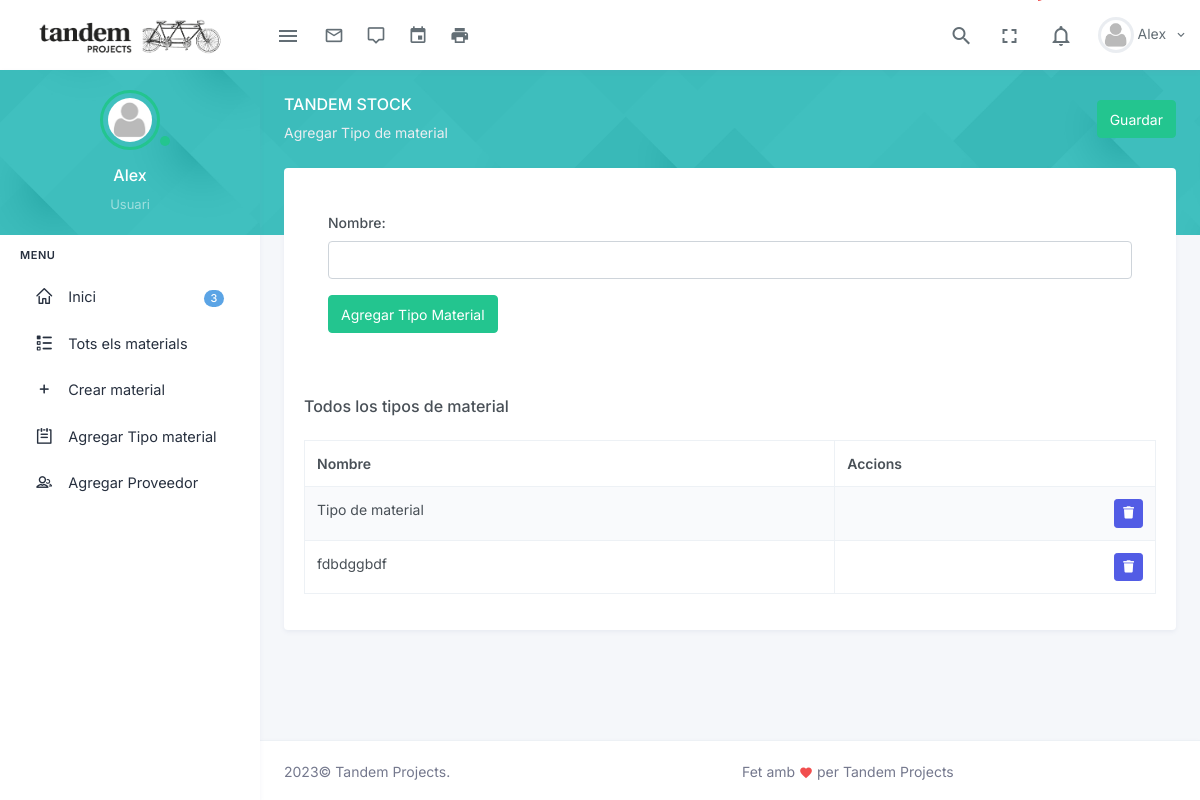
The page /agregar-tipo-material/ (signed in) on the database its author committed.
### audiovisuals_stock/models.py (models this page shows, shortened)
class CustomUser(AbstractBaseUser, PermissionsMixin):
    email = models.EmailField(unique=True)
    nombre = models.CharField(max_length=255)  # Puedes agregar campos personalizados aquí
    rol = models.CharField(max_length=255)
    userprofile = models.OneToOneField('UserProfile', on_delete=models.CASCADE, related_name='custom_user')
    is_active = models.BooleanField(default=True)
    is_staff = models.BooleanField(default=False)
    objects = CustomUserManager()
    USERNAME_FIELD = 'email'

class TipoMaterial(models.Model):
    nombre = models.CharField(max_length=100, unique=True)

### audiovisuals_stock/views.py (the view)
# urls.py: path('agregar-tipo-material/', views.agregar_tipo_material, name='agregar_tipo_material'),
def agregar_tipo_material(request):
    if request.user.is_authenticated:
        if request.method == 'POST':
            form = TipoMaterialForm(request.POST)
            if form.is_valid():
                form.save()
                return redirect('agregar_tipo_material')  # Redirige a la página de lista de materiales u otra de tu elección
        else:
            form = TipoMaterialForm()
        tiposmaterial = TipoMaterial.objects.all()
        if 'eliminar_tipomaterial' in request.POST:
            tipomaterial_id = request.POST['eliminar_tipomaterial']
            tipomaterial = get_object_or_404(TipoMaterial, id=tipomaterial_id)
            tipomaterial.delete()
            return redirect('agregar_tipo_material')  # Redirige nuevamente a la misma vista después de eliminar
        return render(request, 'audiovisuals_stock/agregar_tipo_material.html', {'form': form, 'tiposmaterial':tiposmaterial})
    else:
        return redirect(reverse('login'))

### audiovisuals_stock/forms.py
class TipoMaterialForm(forms.ModelForm):
    class Meta:
        model = TipoMaterial
        fields = ['nombre']

### audiovisuals_stock/templates/audiovisuals_stock/agregar_tipo_material.html (shortened to what this page needs)
{% include 'includes/header.html' %}
{% block content %}
<div class="main-content">
    <div class="page-content">
        <div class="page-title-box">
            <div class="container-fluid">
                <div class="row align-items-center">
                    <div class="col-sm-6">
                        <div class="page-title">
                            <h4>Tandem Stock</h4>
                            <ol class="breadcrumb m-0">
                                <li class="breadcrumb-item active">Agregar Tipo de material</li>
                            </ol>
                        </div>
                    </div>
                    <div class="col-sm-6">
                        <div class="float-start d-none d-sm-block">
                            <a href="" class="btn btn-success">Guardar</a>
                        </div>
                     </div>
                </div>
            </div>
        </div>
        <div class="container-fluid">
            <div class="page-content-wrapper">
                <div class="row">
                    <div class="col-lg-12">
                        <div class="card">
                            <div class="card-body">
                                <div class="p-4">
                                    {% if user.is_authenticated %}
                                    <form method="post">
                                        {{ form.as_p }}
                                        <button class="btn btn-success" type="submit">Agregar Tipo Material</button>
                                    </form>
                                  {% else %}
                                    <p>Debes iniciar sesión para ver.</p>
                                  {% endif %}
                                </div>
                            </div>
                            <div class="card-body">
                                <h4 class="header-title mb-4 float-sm-end">Todos los tipos de material</h4>
                                <div class="clearfix"></div>
                                <table id="datatable"
                                    class="table table-striped table-bordered dt-responsive nowrap"
                                    style="border-collapse: collapse; border-spacing: 0; width: 100%;">
                                    <thead>
                                        <tr>
                                            <th>Nombre</th>
                                            <th>Accions</th>
                                        </tr>
                                    </thead>
                                    <tbody>
                                        {% for tipomaterial in tiposmaterial %}
                                        <tr>
                                            <td>{{ tipomaterial.nombre }}</td>
                                            <td style="text-align:right;">
                                                <button type="button" class="btn btn-primary btn-sm waves-effect waves-light" data-bs-toggle="modal" data-bs-target=".bs-example-modal-center"><i class="fas fa-trash"></i></button>
                                            </td>
                                        </tr>
                                        {% endfor %}
                                    </tbody>
                                </table>
                            </div>
                        </div>
                    </div>
                </div>
            </div>
        </div>
    </div>
</div>
{% endblock %}
{% include 'includes/footer.html' %}

### audiovisuals_stock/templates/includes/header.html (shortened to what this page needs)
{% load static %}
<!DOCTYPE html>
<html lang="es">
<head>
    {% load sass_tags %}
    <link rel="stylesheet" type="text/css" href="{% static 'css/bootstrap.css' %}">
    <link rel="stylesheet" type="text/css" href="{% static 'css/icons.css' %}">
    <link rel="stylesheet" type="text/css" href="{% static 'css/calendar/core/main.css' %}"> </link>
    <link rel="stylesheet" type="text/css" href="{% static 'css/calendar/daygrid/main.css' %}"> </link>
    <link rel="stylesheet" type="text/css" href="{% static 'css/calendar/bootstrap/main.css' %}"> </link>
    <link rel="stylesheet" type="text/css" href="{% static 'css/calendar/timegrid/main.css' %}"> </link>
    <link rel="stylesheet" type="text/css" href="{% static 'css/responsive.bootstrap4.css' %}"> </link>
    <link rel="stylesheet" type="text/css" href="{% static 'css/app.css' %}">
</head>
<body>
    <header>
        <header id="page-topbar">
            <div class="navbar-header">
                <div class="d-flex">
                    <div class="navbar-brand-box">
                        <a href="/" class="logo logo-dark">
                            <span class="logo-lg">
                                <img src="../../static/images/TandemHoritz_Negre.png" alt="" height="55">
                            </span>
                        </a>
                    </div>
                    <button type="button" class="btn btn-sm px-3 font-size-24 header-item waves-effect" id="vertical-menu-btn">
                        <i class="mdi mdi-menu"></i>
                    </button>
                    <div class="topbar-social-icon me-3 d-none d-md-block" style="margin-left:0px !important;">
                        <ul class="list-inline title-tooltip m-0" style="padding-left:0px !important;">
                            <li class="list-inline-item">
                                <a href="email-inbox.html" data-toggle="tooltip" data-placement="top" title="Email">
                                 <i class="mdi mdi-email-outline"></i>
                                </a>
                            </li>
                            <li class="list-inline-item">
                                <a href="chat.html" data-toggle="tooltip" data-placement="top" title="Chat">
                                 <i class="mdi mdi-tooltip-outline"></i>
                                </a>
                            </li>
                            <li class="list-inline-item">
                                <a href="/calendar" data-toggle="tooltip" data-placement="top" title="Calendar">
                                 <i class="mdi mdi-calendar"></i>
                                </a>
                            </li>
                            <li class="list-inline-item" style="margin-left: 0.5rem !important;">
                                <a href="pages-invoice.html" data-toggle="tooltip" data-placement="top" title="Printer">
                                 <i class="mdi mdi-printer"></i>
                                </a>
                            </li>
                        </ul>
                    </div>
                </div>
                <div class="d-flex">
                    <div class="dropdown d-none d-lg-inline-block">
                        <button type="button" class="btn header-item toggle-search noti-icon waves-effect" data-target="#search-wrap">
                            <i class="mdi mdi-magnify"></i>
                        </button>
                    </div>
                    <div class="dropdown d-none d-lg-inline-block ms-1">
                        <button type="button" class="btn header-item noti-icon waves-effect" data-toggle="fullscreen">
                            <i class="mdi mdi-fullscreen"></i>
                        </button>
                    </div>
                    <div class="dropdown d-inline-block">
                        <button type="button" class="btn header-item noti-icon waves-effect" id="page-header-notifications-dropdown"
                            data-bs-toggle="dropdown" aria-haspopup="true" aria-expanded="false">
                            <i class="mdi mdi-bell-outline bx-tada"></i>
                        </button>
                    </div>
                    <div class="dropdown d-inline-block">
                        <button type="button" class="btn header-item waves-effect" id="page-header-user-dropdown"
                            data-bs-toggle="dropdown" aria-haspopup="true" aria-expanded="false">
                            <img class="rounded-circle header-profile-user" src="../../static/images/users/avatar.jpg"
                                alt="Header Avatar">
                            <span class="d-none d-xl-inline-block ms-1">{{ user.nombre }}</span>
                            <i class="mdi mdi-chevron-down d-none d-xl-inline-block"></i>
                        </button>
                    </div>
                </div>
            </div>
        </header>
    </header>
    <main>
        <div class="vertical-menu">
            <div data-simplebar="init" class="h-100">
                <div class="simplebar-wrapper" style="margin: 0px;">
                    <div class="simplebar-mask">
                        <div class="simplebar-offset" style="right: -20px; bottom: 0px;">
                            <div class="simplebar-content-wrapper"
                                style="height: 100%; padding-right: 20px; padding-bottom: 0px; overflow: hidden scroll;">
                                <div class="simplebar-content" style="padding: 0px;">
                                    <div class="user-sidebar text-center">
                                        <div class="dropdown">
                                            <div class="user-img">
                                                <a href="/perfil"><img src="../../static/images/users/avatar.jpg" alt="" class="rounded-circle"></a>
                                                <span class="avatar-online bg-success"></span>
                                            </div>
                                            <div class="user-info">
                                                <h5 class="mt-3 font-size-16 text-white"><a style="color:white;" href="/perfil">{{ user.nombre }}</a></h5>
                                                <span class="font-size-13 text-white-50">{{ user.rol }}</span>
                                            </div>
                                        </div>
                                    </div>
                                    <div id="sidebar-menu">
                                        <ul class="metismenu list-unstyled" id="side-menu">
                                            <li class="menu-title">Menu</li>
                                            <li>
                                                <a href="/" class="waves-effect">
                                                    <i class="dripicons-home"></i><span
                                                        class="badge rounded-pill bg-info float-start">3</span>
                                                    <span>Inici</span>
                                                </a>
                                            </li>
                                            <li>
                                                <a href="/list-material" class=" waves-effect">
                                                    <i class="dripicons-checklist"></i>
                                                    <span>Tots els materials</span>
                                                </a>
                                            </li>
                                            <li>
                                                <a href="/crear-material" class=" waves-effect">
                                                    <i class="dripicons-plus"></i>
                                                    <span>Crear material</span>
                                                </a>
                                            </li>
                                            <li>
                                                <a href="/agregar-tipo-material" class=" waves-effect">
                                                    <i class="dripicons-to-do"></i>
                                                    <span>Agregar Tipo material</span>
                                                </a>
                                            </li>
                                            <li>
                                                <a href="/agregar-proveedor" class=" waves-effect">
                                                    <i class="dripicons-user-group"></i>
                                                    <span>Agregar Proveedor</span>
                                                </a>
                                            </li>
                                        </ul>
                                    </div>
                                </div>
                            </div>
                        </div>
                    </div>
                    <div class="simplebar-placeholder" style="width: auto; height: 1013px;"></div>
                </div>
            </div>
        </div>
    </main>
</body>
</html>

### audiovisuals_stock/templates/audiovisuals_stock/agregar_tipo_material.html (style rules this page uses)
input { display: block; width: 100%; padding: 0.47rem 0.75rem; font-size: 0.875rem; font-weight: 400; line-height: 1.5; color: #495057; background-color: #fff; background-clip: padding-box; border: 1px solid #ced4da; appearance: none; border-radius: 0.25rem; }

### rows shown on the page
CustomUser: nombre "Alex", rol "Usuari"
TipoMaterial: nombre "Tipo de material"
TipoMaterial: nombre "fdbdggbdf"
